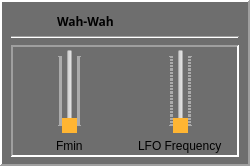
                 <widget class="QFrame" name="wahwahEffectFrame">
                  <property name="maximumSize">
                   <size>
                    <width>250</width>
                    <height>16777215</height>
                   </size>
                  </property>
                  <property name="palette">
                   <palette>
                    <active>
                     <colorrole role="Base">
                      <brush brushstyle="SolidPattern">
                       <color alpha="255">
                        <red>135</red>
                        <green>135</green>
                        <blue>135</blue>
                       </color>
                      </brush>
                     </colorrole>
                     <colorrole role="Window">
                      <brush brushstyle="SolidPattern">
                       <color alpha="255">
                        <red>110</red>
                        <green>110</green>
                        <blue>110</blue>
                       </color>
                      </brush>
                     </colorrole>
                    </active>
                    <inactive>
                     <colorrole role="Base">
                      <brush brushstyle="SolidPattern">
                       <color alpha="255">
                        <red>135</red>
                        <green>135</green>
                        <blue>135</blue>
                       </color>
                      </brush>
                     </colorrole>
                     <colorrole role="Window">
                      <brush brushstyle="SolidPattern">
                       <color alpha="255">
                        <red>110</red>
                        <green>110</green>
                        <blue>110</blue>
                       </color>
                      </brush>
                     </colorrole>
                    </inactive>
                    <disabled>
                     <colorrole role="Base">
                      <brush brushstyle="SolidPattern">
                       <color alpha="255">
                        <red>110</red>
                        <green>110</green>
                        <blue>110</blue>
                       </color>
                      </brush>
                     </colorrole>
                     <colorrole role="Window">
                      <brush brushstyle="SolidPattern">
                       <color alpha="255">
                        <red>110</red>
                        <green>110</green>
                        <blue>110</blue>
                       </color>
                      </brush>
                     </colorrole>
                    </disabled>
                   </palette>
                  </property>
                  <property name="font">
                   <font>
                    <weight>50</weight>
                    <bold>false</bold>
                   </font>
                  </property>
                  <property name="autoFillBackground">
                   <bool>true</bool>
                  </property>
                  <property name="frameShape">
                   <enum>QFrame::Panel</enum>
                  </property>
                  <property name="frameShadow">
                   <enum>QFrame::Raised</enum>
                  </property>
                  <property name="lineWidth">
                   <number>2</number>
                  </property>
                  <property name="midLineWidth">
                   <number>0</number>
                  </property>
                  <layout class="QVBoxLayout" name="verticalLayout_29">
                   <property name="leftMargin">
                    <number>9</number>
                   </property>
                   <property name="topMargin">
                    <number>6</number>
                   </property>
                   <property name="rightMargin">
                    <number>9</number>
                   </property>
                   <property name="bottomMargin">
                    <number>7</number>
                   </property>
                   <item>
                    <layout class="QHBoxLayout" name="horizontalLayout_7">
                     <item>
                      <widget class="QPushButton" name="deleteWahwahButton">
                       <property name="sizePolicy">
                        <sizepolicy hsizetype="Fixed" vsizetype="Fixed">
                         <horstretch>0</horstretch>
                         <verstretch>0</verstretch>
                        </sizepolicy>
                       </property>
                       <property name="text">
                        <string/>
                       </property>
                       <property name="icon">
                        <iconset resource="icons.qrc">
                         <normaloff>:/icons/icons/037-minus.svg</normaloff>:/icons/icons/037-minus.svg</iconset>
                       </property>
                       <property name="iconSize">
                        <size>
                         <width>15</width>
                         <height>15</height>
                        </size>
                       </property>
                       <property name="flat">
                        <bool>true</bool>
                       </property>
                      </widget>
                     </item>
                     <item alignment="Qt::AlignBottom">
                      <widget class="QLabel" name="label_11">
                       <property name="font">
                        <font>
                         <family>Helvetica World</family>
                         <weight>75</weight>
                         <italic>false</italic>
                         <bold>true</bold>
                         <underline>false</underline>
                        </font>
                       </property>
                       <property name="text">
                        <string>Wah-Wah</string>
                       </property>
                      </widget>
                     </item>
                     <item>
                      <spacer name="horizontalSpacer_9">
                       <property name="orientation">
                        <enum>Qt::Horizontal</enum>
                       </property>
                       <property name="sizeHint" stdset="0">
                        <size>
                         <width>40</width>
                         <height>20</height>
                        </size>
                       </property>
                      </spacer>
                     </item>
                     <item>
                      <widget class="QPushButton" name="wahwahMoveLeftButton">
                       <property name="sizePolicy">
                        <sizepolicy hsizetype="Fixed" vsizetype="Fixed">
                         <horstretch>0</horstretch>
                         <verstretch>0</verstretch>
                        </sizepolicy>
                       </property>
                       <property name="text">
                        <string/>
                       </property>
                       <property name="icon">
                        <iconset resource="icons.qrc">
                         <normaloff>:/icons/icons/006-chevron.svg</normaloff>:/icons/icons/006-chevron.svg</iconset>
                       </property>
                       <property name="iconSize">
                        <size>
                         <width>15</width>
                         <height>15</height>
                        </size>
                       </property>
                       <property name="default">
                        <bool>false</bool>
                       </property>
                       <property name="flat">
                        <bool>true</bool>
                       </property>
                      </widget>
                     </item>
                     <item>
                      <widget class="QPushButton" name="wahwahMoveRightButton">
                       <property name="sizePolicy">
                        <sizepolicy hsizetype="Fixed" vsizetype="Fixed">
                         <horstretch>0</horstretch>
                         <verstretch>0</verstretch>
                        </sizepolicy>
                       </property>
                       <property name="text">
                        <string/>
                       </property>
                       <property name="icon">
                        <iconset resource="icons.qrc">
                         <normaloff>:/icons/icons/033-chevron.svg</normaloff>:/icons/icons/033-chevron.svg</iconset>
                       </property>
                       <property name="iconSize">
                        <size>
                         <width>15</width>
                         <height>15</height>
                        </size>
                       </property>
                       <property name="flat">
                        <bool>true</bool>
                       </property>
                      </widget>
                     </item>
                    </layout>
                   </item>
                   <item>
                    <widget class="Line" name="line_13">
                     <property name="orientation">
                      <enum>Qt::Horizontal</enum>
                     </property>
                    </widget>
                   </item>
                   <item>
                    <widget class="QFrame" name="oscillator2Frame_9">
                     <property name="sizePolicy">
                      <sizepolicy hsizetype="Preferred" vsizetype="Expanding">
                       <horstretch>0</horstretch>
                       <verstretch>0</verstretch>
                      </sizepolicy>
                     </property>
                     <property name="frameShape">
                      <enum>QFrame::Panel</enum>
                     </property>
                     <property name="frameShadow">
                      <enum>QFrame::Sunken</enum>
                     </property>
                     <property name="lineWidth">
                      <number>2</number>
                     </property>
                     <layout class="QVBoxLayout" name="verticalLayout_30">
                      <property name="leftMargin">
                       <number>4</number>
                      </property>
                      <property name="topMargin">
                       <number>2</number>
                      </property>
                      <property name="rightMargin">
                       <number>4</number>
                      </property>
                      <property name="bottomMargin">
                       <number>2</number>
                      </property>
                      <item>
                       <layout class="QGridLayout" name="gridLayout_9">
                        <item row="0" column="1" rowspan="2">
                         <layout class="QVBoxLayout" name="verticalLayout_48">
                          <item alignment="Qt::AlignHCenter">
                           <widget class="QSlider" name="wahwahFMinSlider">
                            <property name="styleSheet">
                             <string notr="true">QSlider::handle:vertical {background-color: rgb(255, 181, 50);}
</string>
                            </property>
                            <property name="minimum">
                             <number>200</number>
                            </property>
                            <property name="maximum">
                             <number>1000</number>
                            </property>
                            <property name="orientation">
                             <enum>Qt::Vertical</enum>
                            </property>
                            <property name="tickPosition">
                             <enum>QSlider::TicksBothSides</enum>
                            </property>
                           </widget>
                          </item>
                          <item alignment="Qt::AlignHCenter">
                           <widget class="QLabel" name="label_32">
                            <property name="text">
                             <string>Fmin</string>
                            </property>
                           </widget>
                          </item>
                         </layout>
                        </item>
                        <item row="0" column="2" rowspan="2">
                         <layout class="QVBoxLayout" name="verticalLayout_49">
                          <item alignment="Qt::AlignHCenter">
                           <widget class="QSlider" name="wahwahLFOSlider">
                            <property name="styleSheet">
                             <string notr="true">QSlider::handle:vertical {background-color: rgb(255, 181, 50);}
</string>
                            </property>
                            <property name="minimum">
                             <number>20</number>
                            </property>
                            <property name="maximum">
                             <number>500</number>
                            </property>
                            <property name="value">
                             <number>20</number>
                            </property>
                            <property name="orientation">
                             <enum>Qt::Vertical</enum>
                            </property>
                            <property name="tickPosition">
                             <enum>QSlider::TicksBothSides</enum>
                            </property>
                           </widget>
                          </item>
                          <item alignment="Qt::AlignHCenter">
                           <widget class="QLabel" name="label_33">
                            <property name="text">
                             <string>LFO Frequency</string>
                            </property>
                           </widget>
                          </item>
                         </layout>
                        </item>
                       </layout>
                      </item>
                     </layout>
                    </widget>
                   </item>
                  </layout>
                 </widget>
